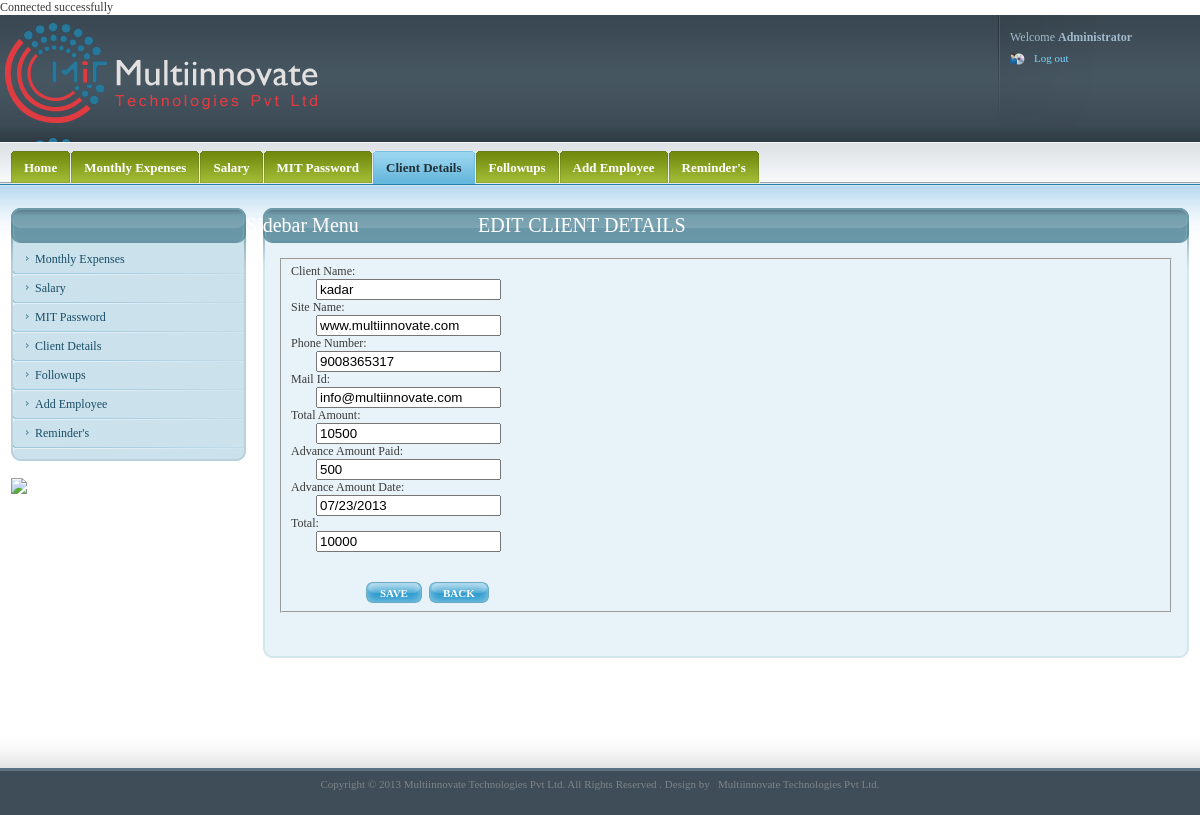
Page /clienteditcon.php?id=1 on the committed database.
### tables this page shows
CREATE TABLE IF NOT EXISTS `clientdetails` (
  `id` int(11) NOT NULL AUTO_INCREMENT,
  `clientname` varchar(100) NOT NULL,
  `sitename` varchar(200) NOT NULL,
  `phonenumber` bigint(11) NOT NULL,
  `mailid` varchar(150) NOT NULL,
  `totalamount` int(11) NOT NULL,
  `advanceamountpaid` int(11) NOT NULL,
  `advanceamountdate` varchar(200) NOT NULL,
  `total` int(11) NOT NULL,
  PRIMARY KEY (`id`)
);

### clienteditcon.php (the view, shortened to what this page needs)
<!DOCTYPE html PUBLIC "-//W3C//DTD XHTML 1.0 Strict//EN" "http://www.w3.org/TR/xhtml1/DTD/xhtml1-strict.dtd">
<html xmlns="http://www.w3.org/1999/xhtml">
<head>
<link media="screen" rel="stylesheet" type="text/css" href="css/admin.css"  />
 <link rel="stylesheet" href="http://code.jquery.com/ui/1.10.2/themes/smoothness/jquery-ui.css" />
  <link rel="stylesheet" href="/resources/demos/style.css" />
</head>
<?php
if(isset($_GET['id']))
{
$id = $_REQUEST['id'];
$query = "select * from clientdetails where id=$id";
$res = mysql_query($query);
$row = mysql_fetch_array($res);
$clientname =  $row['clientname'];
$sitename = $row['sitename'];
$phonenumber = $row['phonenumber'];
$mailid = $row['mailid'];
$totalamount = $row['totalamount'];
$advanceamountpaid = $row['advanceamountpaid'];
$advanceamountdate = $row['advanceamountdate'];
$total = $row['total'];
}
?>
<body>
	<div id="wrapper">
		<div id="head">
			<div id="logo_user_details">
				<h1 id="logo"><a href="#">websitename Administration Panel</a></h1>
				<div id="user_details">
					<ul id="user_details_menu">
						<li>Welcome <strong>Administrator</strong></li>
						<li>
							<ul id="user_access">
							<li class="last"><a href="index.php">Log out</a></li>
							</ul>
						</li>
					</ul>
				</div>
			</div>
			<div id="menus_wrapper">
			  <div id="main_menu">
					<ul>
						<li><a href="index.php"><span><span>Home</span></span></a></li>
                        <li><a href="monthlyexpenses.php"><span><span>Monthly Expenses</span></span></a></li>
                           <li><a href="salary.php"><span><span>Salary</span></span></a></li>
						<li><a href="mitpassword.php"><span><span>MIT Password</span></span></a></li>
						<li><a href="clientdetails.php"  class="selected"><span><span>Client Details</span></span></a></li>
						<li><a href="followup.php"><span><span>Followups</span></span></a></li>
                        	<li><a href="addemployee.php"><span><span>Add Employee</span></span></a></li>
						<li><a href="reminders.php"><span><span>Reminder's</span></span></a></li>
					</ul>
				</div>
			</div>
		</div>
  <div id="content">
			<div id="page">
				<div class="inner">
					<div class="section">
						<div class="title_wrapper">
							<h2 style="margin-left:200px;">EDIT CLIENT DETAILS</h2>
							<span class="title_wrapper_left"></span>
							<span class="title_wrapper_right"></span>
						</div>
				  <div class="section_content">
							<div class="sct">
								<div class="sct_left">
									<div class="sct_right">
										<div class="sct_left">
											<div class="sct_right">
												<form action="clienteditcontent.php?id=<?php echo $id ?>" method="post">
													<fieldset>
														<div class="forms">
											<div class="row">
													<label>Client Name:</label>
													<div class="inputs">
												  <span class="input_wrapper"><input class="text" name="clientname" type="text" value="<?php echo $clientname ?>"/></span>
												   </div>
											</div>
											<div class="row">
													<label>Site Name:</label>
													<div class="inputs">
												  <span class="input_wrapper"><input class="text" name="sitename" type="text" value="<?php echo $sitename ?>"/></span>
												   </div>
											</div>
											<div class="row">
													<label>Phone Number:</label>
													<div class="inputs">
												  <span class="input_wrapper"><input class="text" name="phonenumber" type="text" value="<?php echo $phonenumber ?>"/>
                                                  </span>
												   </div>
											</div>
											<div class="row">
													<label>Mail Id:</label>
													<div class="inputs">
											  <span class="input_wrapper"><input class="text" name="mailid" type="text"  value="<?php echo $mailid ?>"/></span>
												   </div>
											</div>
											<div class="row">
													<label>Total Amount:</label>
													<div class="inputs">
										 <span class="input_wrapper"><input class="text" name="totalamount" type="text"  value="<?php echo $totalamount ?>"/></span>
												   </div>
											</div>
											<div class="row">
													<label>Advance Amount Paid:</label>
													<div class="inputs">
							 <span class="input_wrapper"><input class="text" name="advanceamountpaid" type="text"  value="<?php echo $advanceamountpaid ?>"/></span>
												   </div>
											</div>
											<div class="row">
													<label>Advance Amount Date:</label>
													<div class="inputs">
							 <span class="input_wrapper"><input class="text" name="advanceamountdate" type="text"  value="<?php echo $advanceamountdate ?>"/></span>
												   </div>
											</div>
											<div class="row">
													<label>Total:</label>
													<div class="inputs">
							 <span class="input_wrapper"><input class="text" name="total" type="text"  value="<?php echo $total ?>"/></span>
												   </div>
											</div>
														<div class="row">
															<div class="buttons">
																<ul>
                                                                <br />
                                                                <br />
		<li><span class="button send_form_btn"><span><span>SAVE</span></span> <input type="submit" name="sub" value="Update Post" /> </span></li>
            <li><span class="button send_form_btn"><span><span><a href="clientdetails.php"><font color="#FFFFFF">BACK</font></a></span></span></span></li>
									</ul>
															</div>
														</div>
														</div>
													</fieldset><br /><br />
									        </form>
											</div>
										</div>
									</div>
								</div>
							</div>
							<span class="scb"><span class="scb_left"></span><span class="scb_right"></span></span>
						</div>
					</div>
				</div>
			</div>
			<div id="sidebar">
				<div class="inner">
					<div class="section">
						<div class="title_wrapper">
							<h2>Sidebar Menu</h2>
							<span class="title_wrapper_left"></span>
							<span class="title_wrapper_right"></span>
						</div>
				  <div class="section_content">
							<div class="sct">
								<div class="sct_left">
									<div class="sct_right">
										<div class="sct_left">
											<div class="sct_right">
												<ul class="sidebar_menu">
                        <li><a href="monthlyexpenses.php"><span><span>Monthly Expenses</span></span></a></li>
                           <li><a href="salary.php"><span><span>Salary</span></span></a></li>
						<li><a href="mitpassword.php" class="selected"><span><span>MIT Password</span></span></a></li>
						<li><a href="clientdetails.php"><span><span>Client Details</span></span></a></li>
						<li><a href="followup.php"><span><span>Followups</span></span></a></li>
                        	<li><a href="addemployee.php"><span><span>Add Employee</span></span></a></li>
						<li><a href="reminders.php"><span><span>Reminder's</span></span></a></li>
                                                   </ul>
											</div>
										</div>
									</div>
								</div>
							</div>
							<span class="scb"><span class="scb_left"></span><span class="scb_right"></span></span>
						</div>
					</div>
					<div class="section_content">
							<img src="images/chitfundside.jpg"/>
						</div>
				</div>
			</div>
		</div>
	</div>
	<div id="footer">
		<div id="footer_inner">
			<center><p> Copyright &copy; 2013  Multiinnovate Technologies Pvt Ltd. All Rights Reserved . Design by &nbsp; <a href="http://www.multiinnovate.com" title="Multiinnovate Technologies"
target="_blank">Multiinnovate Technologies Pvt Ltd.</a></p></center>
		</div>
	</div>
</body>
</html>

### css/style.css (style rules this page uses)
.input_wrapper { margin-left:25px; }
.title_wrapper h2 { margin-left:220px; }

### css/forms.css (style rules this page uses)
.button { display: block; color: #fff; background:url(layout/submit_middle.gif) repeat-x; font-size: 11px; overflow: hidden; position: relative; top: 0; left: 0; float: left; font-weight: bold; text-decoration: none; }
.button span { background:url(layout/submit_left.gif) no-repeat; display: block; float: left; white-space: nowrap; }
.button span span { background:url(layout/submit_right.gif) no-repeat right 0; display: block; padding: 0 14px; height: 21px; line-height: 22px; }
.forms { float: left; width: 620px; }
.send_form_btn { background-image:url(layout/site/forms/send_form_middle.gif); background-color: #339fd0; }
.send_form_btn span { background-image:url(layout/site/forms/send_form_left.gif); }
.send_form_btn span span { background-image:url(layout/site/forms/send_form_right.gif); }
.buttons { float: left; padding: 0 0 0 75px; }
.buttons ul { margin: 0; padding: 0 30px 0 0; float: left; }
.buttons ul li { float: left; margin: 0; padding: 0 7px 0 0; list-style:none; }

### rows in the picture
clientdetails: clientname "kadar", sitename "www.multiinnovate.com", phonenumber "9008365317", mailid "info@multiinnovate.com", totalamount "10500", advanceamountpaid "500", advanceamountdate "07/23/2013", total "10000"
